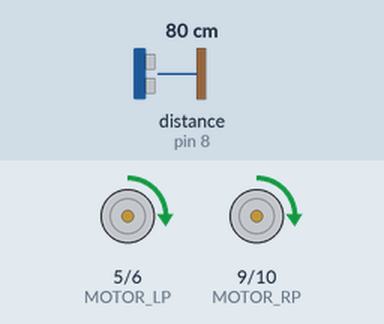
Bench run of a sketch on a simulated Arduino Uno, built with avr-gcc and run on an emulated ATmega328P. Parts: motor-driver pin pairs drawn as motors (green arrow = first pin HIGH = forward, orange = second pin HIGH = backward, longer = more drive). Wiring (inferred from the names in the program): ultrasonic range finder: trigger A3; echo pin 8. The test bench sets the inputs (shaded band); at power-on: distance to the obstacle (sensor on pin 8) 80 cm. The echo pulse lasts 58.3 µs per cm.

Above: at 1.8 s.
1.9 s: distance to the obstacle (sensor on pin 8) set to 40 cm
3.4 s: distance to the obstacle (sensor on pin 8) set to 32 cm
At 3.8 s:
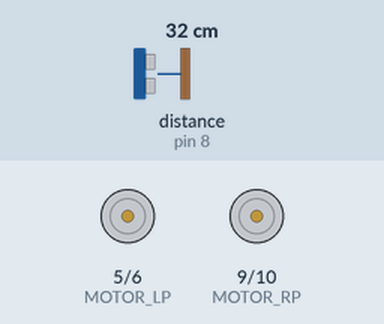
4.9 s: distance to the obstacle (sensor on pin 8) set to 29 cm
6.4 s: distance to the obstacle (sensor on pin 8) set to 25 cm
At 6.8 s:
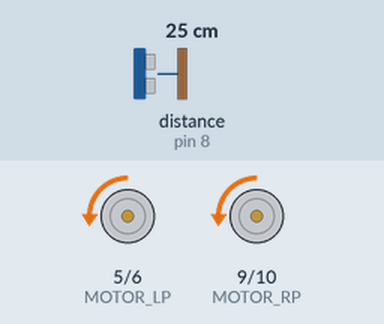
Timing chart, 0 to 8.9 s (numbered marks = the images above; inputs shaded):
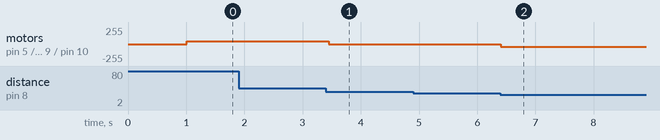

Measured:
- the behaviour switches between 36 and 35 cm on distance to the obstacle (sensor on pin 8) (found by bisection; images 0 and 1)
- the behaviour switches between 27 and 26 cm on distance to the obstacle (sensor on pin 8) (found by bisection; images 1 and 2)
- after the input at 1.9 s, every drawn part: stays the same
- after the input at 3.4 s, motor on pin 5 (MOTOR_LP) / pin 6 (MOTOR_LN), motor on pin 9 (MOTOR_RP) / pin 10 (MOTOR_RN): forward 40/255 → stopped after 0.05 s
- after the input at 4.9 s, every drawn part: stays the same
- after the input at 6.4 s, motor on pin 5 (MOTOR_LP) / pin 6 (MOTOR_LN), motor on pin 9 (MOTOR_RP) / pin 10 (MOTOR_RN): stopped → backward 40/255 at once

The sketch:

hand_follower.ino
```cpp
/*
  29/MAR/2015
  Code for testing the ultrasonic sensor, H-bridge and motors in the 1rst version of the Dreamster board
  Autor: Ignacio Carballeda <carballeda.ignacio@gmail.com>
*/


//functional connections
#define MOTOR_LP  5 //Left Positive
#define MOTOR_LN  6 //Left Negative
#define MOTOR_RP  9
#define MOTOR_RN 10
#define TRIGPIN_A A3
#define ECHOPIN_A 8
#define ROBOT_SPEED 40


long distance;
int DISTANCE_MED=30; // distance from your hand to the robot
int RANGE=5;     //ciclo de histeresis


void motors_stop();
void motor(char motor, char dir, int pwm); // char motor could be 'R' (right) or 'L' (left), dir could be 'F' or 'B' , PWM int 0 to 255

void setup()
{
	pinMode( MOTOR_RP, OUTPUT );
	pinMode( MOTOR_RN, OUTPUT );
	pinMode( MOTOR_LP, OUTPUT );
	pinMode( MOTOR_LN, OUTPUT );
	pinMode( TRIGPIN_A, OUTPUT );
	pinMode( ECHOPIN_A, INPUT );
}

void loop(){
	motors_stop();
	delay(1000);
	distance=measure();
	while(true){
		distance=measure();
		if(distance>=DISTANCE_MED+RANGE){
			motor('R','F',ROBOT_SPEED);
			motor('L','F',ROBOT_SPEED);
		}
		else if(distance<=DISTANCE_MED-RANGE){
			motor('R','B',ROBOT_SPEED);
			motor('L','B',ROBOT_SPEED);
		}
		else if(distance<=DISTANCE_MED+RANGE || distance>=DISTANCE_MED-RANGE){
			motors_stop();
		}
	delay(90);
	}
}


/*------------MOTORS-------------*/

void motors_stop(){
	digitalWrite( MOTOR_RP, LOW );
	digitalWrite( MOTOR_RN, LOW);
	digitalWrite( MOTOR_LP, LOW );
	digitalWrite( MOTOR_LN, LOW);
}


void motor(char motor, char dir, int pwm){	//Entries of this function are motor (R or L), direction (F or B) and PWM (0 to 255)
	if(motor=='R'){
		if(dir=='F'){
			analogWrite( MOTOR_RP,  pwm);
			digitalWrite( MOTOR_RN, LOW);
		}
		else if(dir=='B'){
			analogWrite( MOTOR_RN,  pwm );
			digitalWrite( MOTOR_RP, LOW);
		}
	}
	else if(motor=='L'){
		if(dir=='F'){
			analogWrite( MOTOR_LP,  pwm);
			digitalWrite( MOTOR_LN, LOW);
		}
		else if(dir=='B'){
			analogWrite( MOTOR_LN,  pwm);
			digitalWrite( MOTOR_LP, LOW);
		}
	}
}


/*------------MEASURE-------------*/

long measure() {
	long duration, distance;
	digitalWrite(TRIGPIN_A, LOW);
	delayMicroseconds(2);
	digitalWrite(TRIGPIN_A, HIGH);
	delayMicroseconds(10);
	digitalWrite(TRIGPIN_A, LOW);
	duration = pulseIn(ECHOPIN_A, HIGH);
	distance = (duration/2) / 29.1;
	if (distance >= 200 || distance <= 0){
		return 0;
	}
	else {
		return distance;
	}
}


/*EOF*/
```
